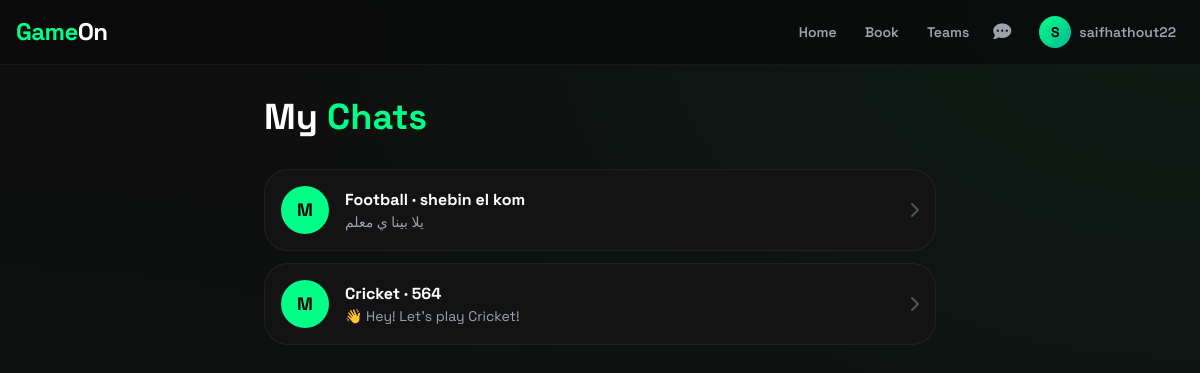
The app's page /teams/my-chats/ (signed in) with its own data.
### accounts/models.py (models this page shows, shortened)
class User(AbstractBaseUser, PermissionsMixin):
    ROLE_CHOICES = [
        ('PLAYER', 'Player'),
        ('VENUE_OWNER', 'Venue Owner'),
        ('ADMIN', 'Admin'),
    ]
    email = models.EmailField(unique=True, db_index=True)
    username = models.CharField(max_length=50, unique=True, null=True, blank=True)
    role = models.CharField(max_length=20, choices=ROLE_CHOICES, default='PLAYER')
    is_active = models.BooleanField(default=True)
    is_staff = models.BooleanField(default=False)
    date_joined = models.DateTimeField(default=timezone.now)
    objects = UserManager()
    USERNAME_FIELD = 'email'
    REQUIRED_FIELDS = []
    class Meta:
        indexes = [
            models.Index(fields=['email']),
            models.Index(fields=['role']),
        ]
    @property
    def is_player(self):
        return self.role == 'PLAYER'

### teams/models.py (models this page shows, shortened)
class PlayerPost(models.Model):
    SPORT_CHOICES = [
        ('FOOTBALL', 'Football'),
        ('PADEL', 'Padel'),
        ('TENNIS', 'Tennis'),
        ('BASKETBALL', 'Basketball'),
        ('CRICKET', 'Cricket'),
        ('BADMINTON', 'Badminton'),
        ('VOLLEYBALL', 'Volleyball'),
    ]
    player = models.ForeignKey(settings.AUTH_USER_MODEL, on_delete=models.CASCADE, related_name='posts')
    sport_type = models.CharField(max_length=20, choices=SPORT_CHOICES)
    players_needed = models.IntegerField(default=1)
    city = models.CharField(max_length=100)
    date = models.DateField()
    time = models.TimeField(null=True, blank=True)
    description = models.TextField(blank=True)
    is_active = models.BooleanField(default=True)
    created_at = models.DateTimeField(auto_now_add=True)

class PlayerRequest(models.Model):
    post = models.ForeignKey(PlayerPost, on_delete=models.CASCADE, related_name='requests')
    player = models.ForeignKey(settings.AUTH_USER_MODEL, on_delete=models.CASCADE)
    status = models.CharField(max_length=20, default='ACCEPTED')
    created_at = models.DateTimeField(auto_now_add=True)

class ChatMessage(models.Model):
    post = models.ForeignKey(PlayerPost, on_delete=models.CASCADE, related_name='messages')
    sender = models.ForeignKey(settings.AUTH_USER_MODEL, on_delete=models.CASCADE)
    message = models.TextField()
    created_at = models.DateTimeField(auto_now_add=True)

### teams/views.py (the view)
# urls.py: path('my-chats/', views.my_chats, name='my_chats'),
@player_required
def my_chats(request):
    posts1 = PlayerPost.objects.filter(player=request.user, is_active=False)
    requests = PlayerRequest.objects.filter(player=request.user)
    posts2 = [r.post for r in requests if not r.post.is_active]
    chats = list(posts1) + list(posts2)
    return render(request, 'teams/my_chats.html', {'chats': chats})

### teams/templates/teams/my_chats.html (shortened to what this page needs)
{% extends 'base.html' %}
{% block content %}
<div class="max-w-2xl mx-auto animate-fade-up">
    <h1 class="text-4xl font-black mb-8">My <span class="text-[#00FF88]">Chats</span></h1>
    {% if chats %}
        <div class="space-y-3">
            {% for chat in chats %}
                <a href="{% url 'teams:chat' chat.id %}" class="energy-card p-4 flex items-center gap-4 block">
                    <div class="w-12 h-12 rounded-full bg-[#00FF88] flex items-center justify-center text-black font-bold text-lg">
                        {% with chat.requests.first as req %}
                            {% if req.player != request.user %}
                                {{ req.player.email|first|upper }}
                            {% else %}
                                {{ chat.player.email|first|upper }}
                            {% endif %}
                        {% endwith %}
                    </div>
                    <div class="flex-1">
                        <h3 class="font-bold">{{ chat.get_sport_type_display }} · {{ chat.city }}</h3>
                        <p class="text-sm text-gray-400 truncate">{{ chat.messages.last.message|default:"No messages" }}</p>
                    </div>
                    <i class="fas fa-chevron-right text-gray-600"></i>
                </a>
            {% endfor %}
        </div>
    {% else %}
        <div class="energy-card p-16 text-center">
            <span class="text-5xl mb-4 block">💬</span>
            <p class="text-xl font-bold">No chats yet</p>
            <a href="{% url 'teams:find_players' %}" class="btn-fire inline-block mt-4">Find Players</a>
        </div>
    {% endif %}
</div>
{% endblock %}

### templates/navbar.html (shortened to what this page needs)
<nav class="border-b border-white/5 bg-black/80 backdrop-blur-xl sticky top-0 z-50">
    <div class="container mx-auto px-4 max-w-7xl">
        <div class="flex items-center justify-between h-16">
            <a href="/" class="flex items-center space-x-2">
                <span class="text-2xl font-extrabold tracking-tight">
                    <span class="text-[#00FF88]">Game</span><span class="text-white">On</span>
                </span>
            </a>
            {% if user.is_authenticated %}
            <div class="flex items-center space-x-3">
                <div class="hidden md:flex items-center space-x-1">
                    {% if user.is_player %}
                        <a href="{% url 'dashboard:player_dashboard' %}" class="px-3 py-2 text-sm font-semibold text-gray-400 hover:text-[#00FF88] rounded-xl hover:bg-white/5 transition">Home</a>
                        <a href="{% url 'booking:browse' %}" class="px-3 py-2 text-sm font-semibold text-gray-400 hover:text-[#00FF88] rounded-xl hover:bg-white/5 transition">Book</a>
                        <a href="{% url 'teams:find_players' %}" class="px-3 py-2 text-sm font-semibold text-gray-400 hover:text-[#00FF88] rounded-xl hover:bg-white/5 transition">Teams</a>
                        <a href="{% url 'teams:my_chats' %}" class="p-2 text-gray-400 hover:text-white hover:bg-white/5 rounded-xl transition">
                            <i class="fas fa-comment-dots text-lg"></i>
                        </a>
                    {% endif %}
                </div>
                <div class="relative">
                    <button onclick="document.getElementById('userDropdown').classList.toggle('hidden')"
                            class="flex items-center space-x-2 p-2 text-gray-400 hover:text-white rounded-xl hover:bg-white/5 transition">
                        <div class="w-8 h-8 rounded-full bg-gradient-to-br from-[#00FF88] to-[#00B894] flex items-center justify-center text-black font-bold text-sm">
                            {{ user.username|default:user.email|first|upper }}
                        </div>
                        <span class="hidden md:block text-sm font-semibold">{{ user.username }}</span>
                    </button>
                </div>
            </div>
            {% else %}
            <a href="{% url 'accounts:login' %}" class="btn-fire text-sm px-5 py-2.5">Sign In</a>
            {% endif %}
        </div>
    </div>
</nav>

### templates/base.html (style rules this page uses)
* { font-family: 'Space Grotesk', sans-serif; -webkit-font-smoothing: antialiased; }
body { background: #0F0F0F; color: #FFFFFF; overflow-x: hidden; position: relative; }
body::before { content: ''; position: fixed; inset: 0; background-image: url('https://images.unsplash.com/photo-1529900748604-07564a03e7a6?w=1920&q=80'); background-size: cover; background-position: center; background-repeat: no-repeat; opacity: 0.15; filter: brightness(0.7) saturate(1.2); z-index: 0; pointer-events: none; }
body::after { content: ''; position: fixed; inset: 0; background: radial-gradient(ellipse at top right, rgba(0, 255, 136, 0.06) 0%, transparent 60%), radial-gradient(ellipse at bottom left, rgba(0, 180, 148, 0.06) 0%, transparent 60%); z-index: 0; pointer-events: none; }
.energy-card { background: rgba(20, 20, 20, 0.85); backdrop-filter: blur(20px); border: 1px solid rgba(255, 255, 255, 0.06); border-radius: 24px; position: relative; overflow: hidden; transition: all 0.4s cubic-bezier(0.175, 0.885, 0.32, 1.275); }
.energy-card::before { content: ''; position: absolute; inset: 0; border-radius: 24px; background: linear-gradient(135deg, #00FF88, #00D4AA, #00B894, #00FF88); background-size: 400% 400%; opacity: 0; transition: opacity 0.4s ease; z-index: -1; animation: gradientShift 3s ease infinite; }
nav { background: rgba(10, 10, 10, 0.8) !important; backdrop-filter: blur(20px) !important; border-bottom: 1px solid rgba(255, 255, 255, 0.05) !important; }
.animate-fade-up { animation: fadeUp 0.6s ease forwards; }

### records on screen
User: username|first "S", username "saifhathout22"
PlayerPost: requests.first.player.email|first "M", sport_type "Football", city "shebin el kom", messages.last.message "يلا بينا ي معلم"
PlayerPost: player.email|first "M", sport_type "Cricket", city "564", messages.last.message "👋 Hey! Let's play Cricket!"
